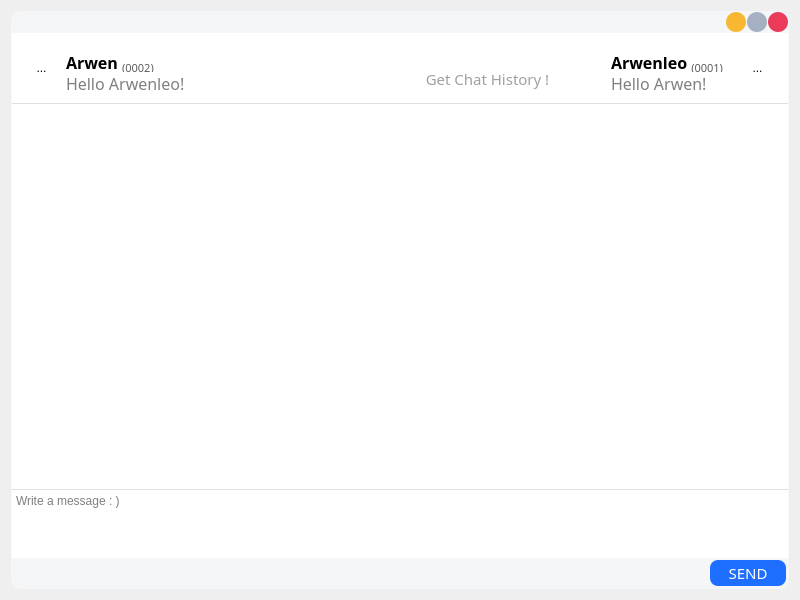
<?xml version="1.0" encoding="UTF-8"?>
<ui version="4.0">
 <class>MainChatWin</class>
 <widget class="QWidget" name="MainChatWin">
  <property name="geometry">
   <rect>
    <x>0</x>
    <y>0</y>
    <width>800</width>
    <height>600</height>
   </rect>
  </property>
  <property name="sizePolicy">
   <sizepolicy hsizetype="Minimum" vsizetype="Minimum">
    <horstretch>0</horstretch>
    <verstretch>0</verstretch>
   </sizepolicy>
  </property>
  <property name="minimumSize">
   <size>
    <width>20</width>
    <height>0</height>
   </size>
  </property>
  <property name="font">
   <font>
    <family>AvenirNext LT Pro Bold</family>
    <weight>75</weight>
    <bold>true</bold>
   </font>
  </property>
  <property name="windowTitle">
   <string>MainChatWin</string>
  </property>
  <property name="windowIcon">
   <iconset>
    <normaloff>:/MainIco.ico</normaloff>:/MainIco.ico</iconset>
  </property>
  <property name="windowOpacity">
   <double>1.000000000000000</double>
  </property>
  <property name="styleSheet">
   <string notr="true">#frame {
	background-color: rgb(245, 246, 247);
	border-width: 1px;
	border-radius: 10px;	
}

#closeBtn {
	border-radius: 10px;
	background-color: rgb(235, 59, 90);
}

#maxBtn {
	border-radius: 10px;
	background-color: #a5b1c2;
}

#minBtn {
	border-radius: 10px;
	background: #f7b731;
	
}

#sendBtn {
	border-radius: 8px;
	margin: 2px;
	color: rgb(255, 255, 255);
	background-color: rgb(30, 111, 255);
	font: 11pt &quot;AvenirNext LT Pro Bold&quot;;
}

#textArea {
	border: none;
	font: 14pt &quot;Leelawadee UI&quot;;
}

#chatMsgList {
	border-style: solid;
	border-color: #E0E0E0;
	border-top-width: 1px;
	border-bottom-width: 1px;
	border-left-width: 0;
	border-right-width: 0;
}

QListWidget::item:hover {
	background-color: #E8E8E8;

}</string>
  </property>
  <layout class="QHBoxLayout" name="horizontalLayout">
   <item>
    <widget class="QFrame" name="frame">
     <property name="frameShape">
      <enum>QFrame::StyledPanel</enum>
     </property>
     <property name="frameShadow">
      <enum>QFrame::Raised</enum>
     </property>
     <layout class="QHBoxLayout" name="horizontalLayout_5">
      <property name="spacing">
       <number>0</number>
      </property>
      <property name="leftMargin">
       <number>1</number>
      </property>
      <property name="topMargin">
       <number>1</number>
      </property>
      <property name="rightMargin">
       <number>1</number>
      </property>
      <property name="bottomMargin">
       <number>1</number>
      </property>
      <item>
       <layout class="QVBoxLayout" name="verticalLayout_2">
        <property name="spacing">
         <number>1</number>
        </property>
        <property name="topMargin">
         <number>0</number>
        </property>
        <property name="bottomMargin">
         <number>0</number>
        </property>
        <item>
         <layout class="QHBoxLayout" name="horizontalLayout_3">
          <property name="spacing">
           <number>4</number>
          </property>
          <item>
           <spacer name="horizontalSpacer">
            <property name="orientation">
             <enum>Qt::Horizontal</enum>
            </property>
            <property name="sizeHint" stdset="0">
             <size>
              <width>308</width>
              <height>20</height>
             </size>
            </property>
           </spacer>
          </item>
          <item>
           <layout class="QHBoxLayout" name="horizontalLayout_2">
            <property name="spacing">
             <number>1</number>
            </property>
            <item>
             <widget class="QPushButton" name="minBtn">
              <property name="enabled">
               <bool>true</bool>
              </property>
              <property name="sizePolicy">
               <sizepolicy hsizetype="Minimum" vsizetype="Minimum">
                <horstretch>0</horstretch>
                <verstretch>0</verstretch>
               </sizepolicy>
              </property>
              <property name="minimumSize">
               <size>
                <width>20</width>
                <height>20</height>
               </size>
              </property>
              <property name="maximumSize">
               <size>
                <width>20</width>
                <height>20</height>
               </size>
              </property>
              <property name="styleSheet">
               <string notr="true"/>
              </property>
              <property name="text">
               <string/>
              </property>
              <property name="icon">
               <iconset resource="images.qrc">
                <normaloff>:/images/min.svg</normaloff>:/images/min.svg</iconset>
              </property>
             </widget>
            </item>
            <item>
             <widget class="QPushButton" name="maxBtn">
              <property name="sizePolicy">
               <sizepolicy hsizetype="Minimum" vsizetype="Minimum">
                <horstretch>0</horstretch>
                <verstretch>0</verstretch>
               </sizepolicy>
              </property>
              <property name="minimumSize">
               <size>
                <width>20</width>
                <height>20</height>
               </size>
              </property>
              <property name="maximumSize">
               <size>
                <width>20</width>
                <height>20</height>
               </size>
              </property>
              <property name="styleSheet">
               <string notr="true"/>
              </property>
              <property name="text">
               <string/>
              </property>
              <property name="icon">
               <iconset resource="images.qrc">
                <normaloff>:/images/max.svg</normaloff>:/images/max.svg</iconset>
              </property>
             </widget>
            </item>
            <item>
             <widget class="QPushButton" name="closeBtn">
              <property name="sizePolicy">
               <sizepolicy hsizetype="Minimum" vsizetype="Minimum">
                <horstretch>0</horstretch>
                <verstretch>0</verstretch>
               </sizepolicy>
              </property>
              <property name="minimumSize">
               <size>
                <width>20</width>
                <height>20</height>
               </size>
              </property>
              <property name="maximumSize">
               <size>
                <width>20</width>
                <height>20</height>
               </size>
              </property>
              <property name="baseSize">
               <size>
                <width>20</width>
                <height>20</height>
               </size>
              </property>
              <property name="text">
               <string/>
              </property>
              <property name="icon">
               <iconset resource="images.qrc">
                <normaloff>:/images/close.svg</normaloff>:/images/close.svg</iconset>
              </property>
             </widget>
            </item>
           </layout>
          </item>
         </layout>
        </item>
        <item>
         <layout class="QVBoxLayout" name="verticalLayout" stretch="4,22,1,1">
          <property name="spacing">
           <number>0</number>
          </property>
          <property name="leftMargin">
           <number>0</number>
          </property>
          <property name="topMargin">
           <number>0</number>
          </property>
          <item>
           <widget class="QWidget" name="widget" native="true">
            <property name="styleSheet">
             <string notr="true">QWidget{
  background:white;
}</string>
            </property>
            <widget class="QWidget" name="layoutWidget">
             <property name="geometry">
              <rect>
               <x>20</x>
               <y>10</y>
               <width>211</width>
               <height>50</height>
              </rect>
             </property>
             <layout class="QHBoxLayout" name="horizontalLayout_7">
              <property name="spacing">
               <number>10</number>
              </property>
              <item>
               <widget class="QToolButton" name="uPortrait">
                <property name="styleSheet">
                 <string notr="true">QToolButton{
  background:transparent;
  border:none;
}</string>
                </property>
                <property name="text">
                 <string>...</string>
                </property>
                <property name="icon">
                 <iconset resource="images.qrc">
                  <normaloff>:/images/img/otherside.png</normaloff>:/images/img/otherside.png</iconset>
                </property>
                <property name="iconSize">
                 <size>
                  <width>35</width>
                  <height>35</height>
                 </size>
                </property>
               </widget>
              </item>
              <item>
               <layout class="QVBoxLayout" name="verticalLayout_4">
                <property name="spacing">
                 <number>1</number>
                </property>
                <property name="leftMargin">
                 <number>5</number>
                </property>
                <property name="topMargin">
                 <number>8</number>
                </property>
                <property name="bottomMargin">
                 <number>0</number>
                </property>
                <item>
                 <widget class="QLabel" name="uName">
                  <property name="font">
                   <font>
                    <family>AvenirNext LT Pro Regular</family>
                    <pointsize>12</pointsize>
                    <weight>50</weight>
                    <bold>false</bold>
                    <stylestrategy>PreferDefault</stylestrategy>
                   </font>
                  </property>
                  <property name="styleSheet">
                   <string notr="true">QLabel{
  background:transparent;

}</string>
                  </property>
                  <property name="text">
                   <string>&lt;html&gt;&lt;head/&gt;&lt;body&gt;&lt;p&gt;&lt;span style=&quot; font-weight:600;&quot;&gt;Arwen &lt;/span&gt;&lt;span style=&quot; color:#5b5b5b; vertical-align:sub;&quot;&gt;(0002)&lt;/span&gt;&lt;/p&gt;&lt;/body&gt;&lt;/html&gt;</string>
                  </property>
                 </widget>
                </item>
                <item>
                 <widget class="QLabel" name="uQuote">
                  <property name="font">
                   <font>
                    <family>AvenirNext LT Pro Regular</family>
                    <pointsize>12</pointsize>
                    <weight>50</weight>
                    <bold>false</bold>
                    <stylestrategy>PreferDefault</stylestrategy>
                   </font>
                  </property>
                  <property name="styleSheet">
                   <string notr="true">QLabel{
  background:transparent;
  color:gray;

}</string>
                  </property>
                  <property name="text">
                   <string>Hello Arwenleo!</string>
                  </property>
                 </widget>
                </item>
               </layout>
              </item>
             </layout>
            </widget>
            <widget class="QPushButton" name="chathistoryBtn">
             <property name="geometry">
              <rect>
               <x>370</x>
               <y>30</y>
               <width>211</width>
               <height>31</height>
              </rect>
             </property>
             <property name="font">
              <font>
               <family>AvenirNext LT Pro Heavy</family>
               <pointsize>11</pointsize>
              </font>
             </property>
             <property name="styleSheet">
              <string notr="true">QPushButton{
  background:transparent;
  color:#A0A0A0;
  border:none;
}

QPushButton:hover{
  background:transparent;
  color:#303030;
}</string>
             </property>
             <property name="text">
              <string>Get Chat History !</string>
             </property>
            </widget>
            <widget class="QWidget" name="layoutWidget">
             <property name="geometry">
              <rect>
               <x>594</x>
               <y>10</y>
               <width>161</width>
               <height>50</height>
              </rect>
             </property>
             <layout class="QHBoxLayout" name="horizontalLayout_6">
              <property name="spacing">
               <number>7</number>
              </property>
              <item>
               <layout class="QVBoxLayout" name="verticalLayout_5">
                <property name="spacing">
                 <number>1</number>
                </property>
                <property name="leftMargin">
                 <number>5</number>
                </property>
                <property name="topMargin">
                 <number>8</number>
                </property>
                <property name="bottomMargin">
                 <number>0</number>
                </property>
                <item>
                 <widget class="QLabel" name="mName">
                  <property name="font">
                   <font>
                    <family>AvenirNext LT Pro Regular</family>
                    <pointsize>12</pointsize>
                    <weight>50</weight>
                    <bold>false</bold>
                    <stylestrategy>PreferDefault</stylestrategy>
                   </font>
                  </property>
                  <property name="styleSheet">
                   <string notr="true">QLabel{
  background:transparent;

}</string>
                  </property>
                  <property name="text">
                   <string>&lt;html&gt;&lt;head/&gt;&lt;body&gt;&lt;p&gt;&lt;span style=&quot; font-weight:600;&quot;&gt;Arwenleo &lt;/span&gt;&lt;span style=&quot; color:#5b5b5b; vertical-align:sub;&quot;&gt;(0001)&lt;/span&gt;&lt;/p&gt;&lt;/body&gt;&lt;/html&gt;</string>
                  </property>
                 </widget>
                </item>
                <item>
                 <widget class="QLabel" name="mQuote">
                  <property name="font">
                   <font>
                    <family>AvenirNext LT Pro Regular</family>
                    <pointsize>12</pointsize>
                    <weight>50</weight>
                    <bold>false</bold>
                    <stylestrategy>PreferDefault</stylestrategy>
                   </font>
                  </property>
                  <property name="styleSheet">
                   <string notr="true">QLabel{
  background:transparent;
  color:gray;

}</string>
                  </property>
                  <property name="text">
                   <string>Hello Arwen!</string>
                  </property>
                 </widget>
                </item>
               </layout>
              </item>
              <item>
               <widget class="QToolButton" name="mPortrait">
                <property name="styleSheet">
                 <string notr="true">QToolButton{
  background:transparent;
  border:none;
}</string>
                </property>
                <property name="text">
                 <string>...</string>
                </property>
                <property name="icon">
                 <iconset resource="images.qrc">
                  <normaloff>:/images/img/myside.png</normaloff>:/images/img/myside.png</iconset>
                </property>
                <property name="iconSize">
                 <size>
                  <width>35</width>
                  <height>35</height>
                 </size>
                </property>
               </widget>
              </item>
             </layout>
            </widget>
           </widget>
          </item>
          <item>
           <widget class="QListWidget" name="chatMsgList"/>
          </item>
          <item>
           <widget class="QTextEdit" name="textArea">
            <property name="frameShadow">
             <enum>QFrame::Sunken</enum>
            </property>
            <property name="sizeAdjustPolicy">
             <enum>QAbstractScrollArea::AdjustIgnored</enum>
            </property>
            <property name="undoRedoEnabled">
             <bool>true</bool>
            </property>
            <property name="placeholderText">
             <string>Write a message : )</string>
            </property>
           </widget>
          </item>
          <item>
           <layout class="QHBoxLayout" name="horizontalLayout_4">
            <property name="spacing">
             <number>1</number>
            </property>
            <item>
             <spacer name="horizontalSpacer_2">
              <property name="orientation">
               <enum>Qt::Horizontal</enum>
              </property>
              <property name="sizeHint" stdset="0">
               <size>
                <width>388</width>
                <height>20</height>
               </size>
              </property>
             </spacer>
            </item>
            <item>
             <widget class="QPushButton" name="sendBtn">
              <property name="sizePolicy">
               <sizepolicy hsizetype="Minimum" vsizetype="Fixed">
                <horstretch>0</horstretch>
                <verstretch>0</verstretch>
               </sizepolicy>
              </property>
              <property name="minimumSize">
               <size>
                <width>80</width>
                <height>30</height>
               </size>
              </property>
              <property name="font">
               <font>
                <family>AvenirNext LT Pro Bold</family>
                <pointsize>11</pointsize>
                <weight>50</weight>
                <italic>false</italic>
                <bold>false</bold>
               </font>
              </property>
              <property name="text">
               <string>SEND</string>
              </property>
             </widget>
            </item>
           </layout>
          </item>
         </layout>
        </item>
       </layout>
      </item>
     </layout>
    </widget>
   </item>
  </layout>
 </widget>
 <resources>
  <include location="images.qrc"/>
 </resources>
 <connections>
  <connection>
   <sender>closeBtn</sender>
   <signal>clicked()</signal>
   <receiver>MainChatWin</receiver>
   <slot>close()</slot>
   <hints>
    <hint type="sourcelabel">
     <x>602</x>
     <y>29</y>
    </hint>
    <hint type="destinationlabel">
     <x>543</x>
     <y>133</y>
    </hint>
   </hints>
  </connection>
  <connection>
   <sender>minBtn</sender>
   <signal>clicked()</signal>
   <receiver>MainChatWin</receiver>
   <slot>showMinimized()</slot>
   <hints>
    <hint type="sourcelabel">
     <x>560</x>
     <y>29</y>
    </hint>
    <hint type="destinationlabel">
     <x>541</x>
     <y>57</y>
    </hint>
   </hints>
  </connection>
 </connections>
 <slots>
  <slot>changeWindowState()</slot>
  <slot>addMsgItem()</slot>
 </slots>
</ui>
